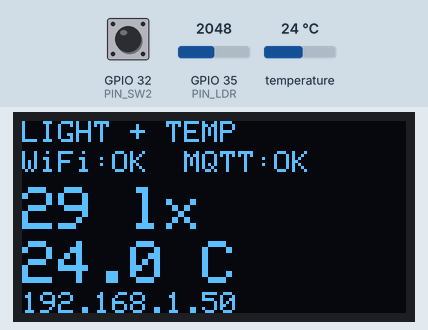
Recording of a program running on a simulated ESP32. On the bench: 128×64 one-colour display. The inputs (shaded band) are chosen by the test bench; at power-on: GPIO 32 (PIN_SW2) HIGH, GPIO 35 (PIN_LDR) = 2048, temperature 24 °C. WiFi joins after 1.5 s; servers stay silent unless stated; the local clock reads 2024-03-15 10:24:30 at power-on unless the program sets it; no MQTT or app messages arrive unless stated; what the program prints to the serial monitor is not drawn.

Above: at 3.4 s.
3.5 s: GPIO 32 (PIN_SW2) pulled LOW for 0.15 s
At 4.8 s:
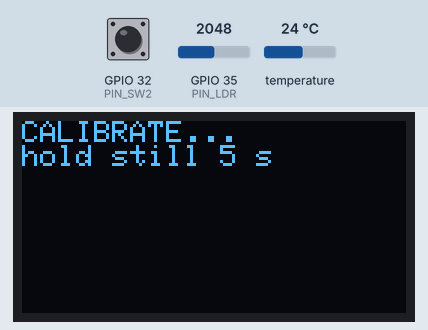
7.4 s: GPIO 35 (PIN_LDR) set to 8
At 9.3 s:
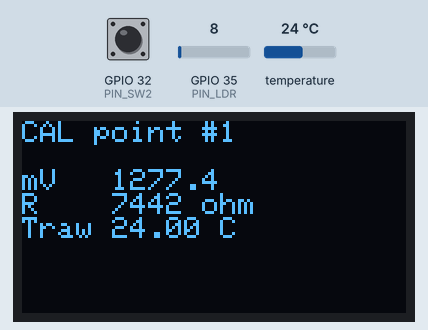
11.2 s: GPIO 35 (PIN_LDR) set to 5
14.6 s: GPIO 32 (PIN_SW2) pulled LOW for 1 s
At 15.4 s:
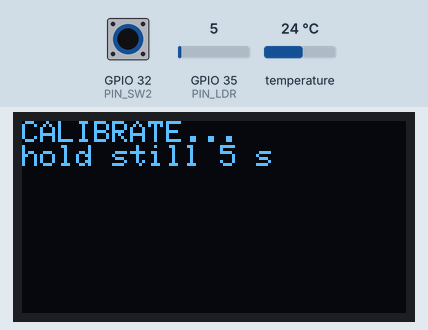
19.4 s: temperature set to 12 °C
At 23.1 s:
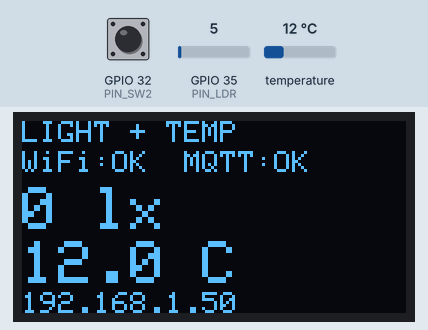
23.2 s: temperature set to 19 °C
At 24.9 s:
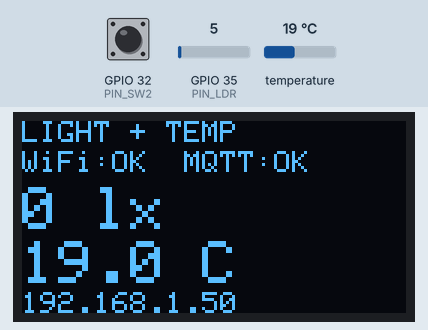
Timing chart, 0 to 26.4 s (numbered marks = the images above; inputs shaded):
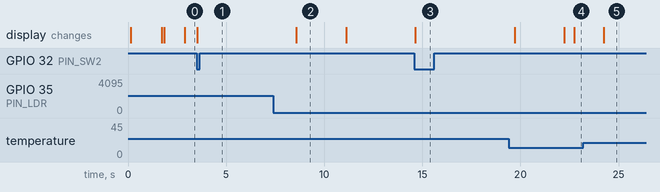

The program:

main.cpp
```cpp
// =====================================
// ESP32 วัดแสง + อุณหภูมิ -> MQTT  (บอร์ด ESP32 CAN R01)
// ส่วนที่มีป้าย [ใหม่] = ส่วนที่เพิ่มเข้ามา
// ส่วนที่มีป้าย [แก้]  = แก้จากโค้ดเดิม
// =====================================
#include <Arduino.h>            // [ใหม่] PlatformIO ต้องมี
#include <WiFi.h>
#include <Wire.h>
#include <time.h>               // [ใหม่] เวลา ts (NTP)
#include <PubSubClient.h>
#include <Adafruit_GFX.h>
#include <Adafruit_SSD1306.h>
#include <OneWire.h>            // [ใหม่] DS18B20
#include <DallasTemperature.h>  // [ใหม่] DS18B20

// =====================================
// OLED
// =====================================
#define SCREEN_WIDTH 128
#define SCREEN_HEIGHT 64
#define OLED_ADDR 0x3C

#define OLED_SDA 21
#define OLED_SCL 22

Adafruit_SSD1306 display(
    SCREEN_WIDTH,
    SCREEN_HEIGHT,
    &Wire,
    -1
);

// =====================================
// WiFi
// =====================================
const char* WIFI_SSID = "EatSomeWhere";
const char* WIFI_PASSWORD = "admin1234";

// =====================================
// MQTT
// =====================================
const char* MQTT_SERVER = "broker.hivemq.com";
const int MQTT_PORT = 1883;

const char* MQTT_CLIENT_ID = "ESP32_LightTemp_01";         // [แก้] ชื่อตามโจทย์ใหม่

const char* MQTT_TOPIC = "esp32/lighttemp";                // [แก้]
const char* MQTT_STATUS = "esp32/lighttemp/status";        // [แก้]

const char* DEVICE_ID = "esp32-01";                        // [ใหม่] ใส่ใน JSON
const unsigned long PUBLISH_MS = 2000;                     // [ใหม่] ส่งทุก 2 วินาที

WiFiClient espClient;
PubSubClient mqtt(espClient);

// =====================================
// [ใหม่] ขาเซนเซอร์บนบอร์ด
// =====================================
#define PIN_LDR  35   // LDR (R7) + R8 4.7k -> IO35 (ADC1 ใช้ได้แม้เปิด WiFi)
#define PIN_DS18 13   // DS18B20
#define PIN_SW2  32   // กด = LOW -> เก็บจุด calibrate

const float R_FIXED = 4700.0;   // R8
const float VCC_MV  = 3300.0;

// =====================================
// [ใหม่] ค่าจากการ calibrate (ได้จาก fit_light.py)
//   log10(lux) = C0 + C1*x + C2*x^2   โดย x = log10(R_LDR)
//   อุณหภูมิจริง = ค่าที่อ่านได้ + TEMP_OFFSET
// =====================================
float LUX_C0 = 6.71;    // ค่าเริ่มต้นคร่าว ๆ ของ LDR ทั่วไป -> ต้อง calibrate ใหม่
float LUX_C1 = -1.43;
float LUX_C2 = 0.0;
float TEMP_OFFSET = 0.0;

// =====================================
// [ใหม่] ตัวแปรเซนเซอร์
// =====================================
OneWire oneWire(PIN_DS18);
DallasTemperature ds(&oneWire);

float ldrMv   = NAN;   // แรงดันที่ IO35 (mV)
float ldrOhm  = NAN;   // ความต้านทาน LDR (โอห์ม)
float luxVal  = NAN;   // ความสว่าง (lux) หลังแปลงด้วยสูตร
float tempRaw = NAN;   // อุณหภูมิดิบจาก DS18B20
float tempC   = NAN;   // อุณหภูมิหลังชดเชย
int   calCount = 0;
char  clientId[48];

// =====================================
// [ใหม่] อ่านแสง
// =====================================
// อ่าน 64 ครั้ง ตัดค่าสูงสุด/ต่ำสุดทิ้ง แล้วเฉลี่ย -> ลดสัญญาณรบกวนตอน WiFi ส่งข้อมูล
float readLdrMv() {
    uint32_t sum = 0, mn = UINT32_MAX, mx = 0;
    for (int i = 0; i < 64; i++) {
        uint32_t v = analogReadMilliVolts(PIN_LDR);
        sum += v;
        if (v < mn) mn = v;
        if (v > mx) mx = v;
        delayMicroseconds(150);
    }
    return (sum - mn - mx) / 62.0;
}

// LDR อยู่ด้านบน (ต่อ 3V3), R8 อยู่ด้านล่าง (ลง GND)
// V = Vcc * R8 / (R8 + R_LDR)  ->  R_LDR = R8 * (Vcc / V - 1)
float mvToOhm(float mv) {
    if (mv < 5) return INFINITY;          // มืดสนิท
    if (mv > VCC_MV - 5) return 0;        // สว่างจัดเกินช่วงวัด
    return R_FIXED * (VCC_MV / mv - 1.0);
}

float ohmToLux(float ohm) {
    if (isinf(ohm)) return 0;
    if (!(ohm > 0)) return NAN;
    float x = log10(ohm);
    return pow(10, LUX_C0 + LUX_C1 * x + LUX_C2 * x * x);
}

void readLight() {
    ldrMv  = readLdrMv();
    ldrOhm = mvToOhm(ldrMv);
    luxVal = ohmToLux(ldrOhm);
}

// =====================================
// [ใหม่] อ่านอุณหภูมิแบบไม่ค้าง loop
// สั่งวัด -> ไปทำอย่างอื่น -> ครบ 800 ms ค่อยกลับมาอ่าน
// =====================================
void tempTick() {
    static bool pending = false;
    static unsigned long t0 = 0;

    if (!pending) {
        ds.requestTemperatures();
        pending = true;
        t0 = millis();
        return;
    }
    if (millis() - t0 < 800) return;

    float t = ds.getTempCByIndex(0);
    pending = false;

    // -127 = ไม่เจอเซนเซอร์, 85 = ค่าเริ่มต้นตอนเพิ่งเปิดเครื่อง
    if (t == DEVICE_DISCONNECTED_C || t == 85.0) {
        tempRaw = tempC = NAN;
    } else {
        tempRaw = t;
        tempC = t + TEMP_OFFSET;
    }
}

// =====================================
// OLED STATUS DISPLAY   [แก้] เพิ่มค่าแสง/อุณหภูมิ
// =====================================
void showStatus() {

    display.clearDisplay();

    display.setTextSize(1);
    display.setTextColor(SSD1306_WHITE);

    display.setCursor(0, 0);
    display.println("LIGHT + TEMP");

    display.setCursor(0, 10);
    display.print("WiFi:");
    display.print(WiFi.status() == WL_CONNECTED ? "OK " : "-- ");
    display.print(" MQTT:");
    display.println(mqtt.connected() ? "OK" : "--");

    display.setTextSize(2);
    display.setCursor(0, 22);
    if (isnan(luxVal)) display.println("-- lx");
    else               display.printf("%.0f lx\n", luxVal);

    display.setCursor(0, 40);
    if (isnan(tempC)) display.println("-- C");
    else              display.printf("%.1f C\n", tempC);

    display.setTextSize(1);
    display.setCursor(0, 57);
    if (WiFi.status() == WL_CONNECTED) {
        display.print(WiFi.localIP());
    } else {
        display.print("Waiting WiFi...");
    }

    display.display();
}

// =====================================
// Connect WiFi
// =====================================
void connectWiFi() {

    WiFi.mode(WIFI_STA);
    WiFi.setTxPower(WIFI_POWER_15dBm);   // [ใหม่] ลดกำลังส่ง -> กระแสพุ่งน้อยลง กัน brownout
    WiFi.begin(WIFI_SSID, WIFI_PASSWORD);

    Serial.print("Connecting WiFi...");

    showStatus();

    while (WiFi.status() != WL_CONNECTED) {

        delay(500);

        Serial.print(".");

        showStatus();
    }

    Serial.println("\nWiFi Connected!");

    Serial.println(WiFi.localIP());

    configTime(0, 0, "pool.ntp.org", "time.google.com");   // [ใหม่] ซิงก์เวลาสำหรับ ts

    showStatus();
}

// =====================================
// Connect MQTT
// =====================================
void connectMQTT() {

    while (!mqtt.connected()) {

        Serial.print("Connecting MQTT...");

        showStatus();

        // [แก้] LWT ต้องชี้ไปที่ MQTT_STATUS ไม่ใช่ MQTT_TOPIC
        //       (เดิมถ้าบอร์ดหลุด broker จะเขียน "offline" ทับข้อมูลเซนเซอร์ใน topic หลัก)
        // [แก้] ใช้ clientId ที่ต่อท้ายเลขชิป กันชื่อซ้ำกับเครื่องอื่นแล้วเตะกันหลุด
        if (mqtt.connect(
            clientId,
            MQTT_STATUS,
            0,
            true,
            "offline"
        )) {

            Serial.println("Connected!");

            mqtt.publish(MQTT_STATUS, "online", true);

        } else {

            Serial.print("Failed, state = ");
            Serial.println(mqtt.state());

            showStatus();

            delay(2000);
        }
    }

    showStatus();
}

// =====================================
// [ใหม่] ส่งข้อมูลขึ้น MQTT (QoS 0, retained)
// =====================================
void numOrNull(char* buf, size_t n, float v, int digits) {   // NAN -> null ใน JSON
    if (isnan(v) || isinf(v)) snprintf(buf, n, "null");
    else snprintf(buf, n, "%.*f", digits, v);
}

void publishData() {
    time_t now = time(nullptr);
    long ts = (now > 1700000000) ? (long)now : 0;   // 0 = ยังซิงก์ NTP ไม่ได้

    char sLux[16], sMv[12], sOhm[16], sT[12], sTr[12];
    numOrNull(sLux, sizeof sLux, luxVal, 1);
    numOrNull(sMv,  sizeof sMv,  ldrMv, 0);
    numOrNull(sOhm, sizeof sOhm, ldrOhm, 0);
    numOrNull(sT,   sizeof sT,   tempC, 2);
    numOrNull(sTr,  sizeof sTr,  tempRaw, 2);

    char payload[256];
    snprintf(payload, sizeof payload,
        "{\"device_id\":\"%s\",\"ts\":%ld,\"lux\":%s,\"light_mv\":%s,"
        "\"ldr_ohm\":%s,\"temp_c\":%s,\"temp_raw_c\":%s}",
        DEVICE_ID, ts, sLux, sMv, sOhm, sT, sTr);

    bool ok = mqtt.publish(MQTT_TOPIC, payload, true);   // retained
    Serial.print(ok ? "[PUB] " : "[PUB FAIL] ");
    Serial.println(payload);
}

// =====================================
// [ใหม่] เก็บจุด calibrate: กด SW2
// เฉลี่ย 5 วินาที แล้วพิมพ์บรรทัด CSV ออก Serial -> คัดลอกไปใส่ calibration.csv
// =====================================
void capturePoint() {
    display.clearDisplay();
    display.setTextSize(1);
    display.setCursor(0, 0);
    display.println("CALIBRATE...");
    display.println("hold still 5 s");
    display.display();

    float sum = 0;
    int n = 0;
    unsigned long t0 = millis();
    while (millis() - t0 < 5000) {
        sum += readLdrMv();
        n++;
        mqtt.loop();          // กัน MQTT หลุดระหว่างรอ
        delay(50);
    }
    float mv = sum / n;
    float ohm = mvToOhm(mv);
    calCount++;

    Serial.printf("CALPOINT,%d,%.1f,%.0f,%.2f\n", calCount, mv, ohm, tempRaw);
    Serial.println("  -> (จุด, mV, R_ohm, temp_raw)  ใส่ค่า lux จากแอปวัดแสงคู่กัน");

    display.clearDisplay();
    display.setCursor(0, 0);
    display.printf("CAL point #%d\n\n", calCount);
    display.printf("mV   %.1f\n", mv);
    display.printf("R    %.0f ohm\n", ohm);
    display.printf("Traw %.2f C\n", tempRaw);
    display.display();
    delay(2500);
}

bool sw2Pressed() {
    static bool prev = HIGH;
    static unsigned long lastPress = 0;
    bool now = digitalRead(PIN_SW2);
    bool ev = (prev == HIGH && now == LOW && millis() - lastPress > 250);
    if (ev) lastPress = millis();
    prev = now;
    return ev;
}

// =====================================
// Setup
// =====================================
void setup() {

    Serial.begin(115200);

    // Initialize I2C
    Wire.begin(OLED_SDA, OLED_SCL);

    // Initialize OLED
    if (!display.begin(
        SSD1306_SWITCHCAPVCC,
        OLED_ADDR
    )) {
        Serial.println("OLED Failed!");
        while (1);
    }

    display.clearDisplay();
    display.display();

    // [ใหม่] เซนเซอร์
    pinMode(PIN_SW2, INPUT);                       // บนบอร์ดมี pull-up แล้ว
    analogSetPinAttenuation(PIN_LDR, ADC_11db);    // วัดได้ถึง ~3.1 V
    ds.begin();
    ds.setWaitForConversion(false);
    Serial.printf("DS18B20 found: %d\n", ds.getDeviceCount());
    readLight();                                   // อ่านครั้งแรกก่อนเปิด WiFi

    // [ใหม่] client ID ไม่ซ้ำใคร
    snprintf(clientId, sizeof clientId, "%s-%04X",
             MQTT_CLIENT_ID, (unsigned)(ESP.getEfuseMac() & 0xFFFF));

    showStatus();

    // MQTT Server
    mqtt.setServer(MQTT_SERVER, MQTT_PORT);

    // WiFi
    connectWiFi();

    // MQTT
    connectMQTT();
}

// =====================================
// Loop
// =====================================
void loop() {

    // WiFi reconnect
    if (WiFi.status() != WL_CONNECTED) {

        showStatus();

        connectWiFi();
    }

    // MQTT reconnect
    if (!mqtt.connected()) {

        showStatus();

        connectMQTT();
    }

    mqtt.loop();

    // [ใหม่] อุณหภูมิ
    tempTick();

    // [ใหม่] ปุ่ม calibrate
    if (sw2Pressed()) capturePoint();

    // Update OLED   [แก้] อ่านแสงก่อนวาดจอ
    static unsigned long lastDisplay = 0;

    if (millis() - lastDisplay >= 500) {

        lastDisplay = millis();

        readLight();

        showStatus();
    }

    // [ใหม่] ส่งข้อมูลทุก PUBLISH_MS
    static unsigned long lastPublish = 0;

    if (millis() - lastPublish >= PUBLISH_MS) {

        lastPublish = millis();

        publishData();
    }
}
```

Measured:
- after the input at 3.5 s, the display: changes at once (image 1)
- after the input at 11.2 s, every drawn part: stays the same
- after the input at 14.6 s, the display: changes after 0.05 s (image 3)
- after the input at 19.4 s, the display: first differs from a run without the input after 3.3 s (image 4)
- after the input at 23.2 s, the display: changes after 1.0 s (image 5)
- what the display in image 2 shows lasts 2.5 s, from 8.6 s to 11.1 s
